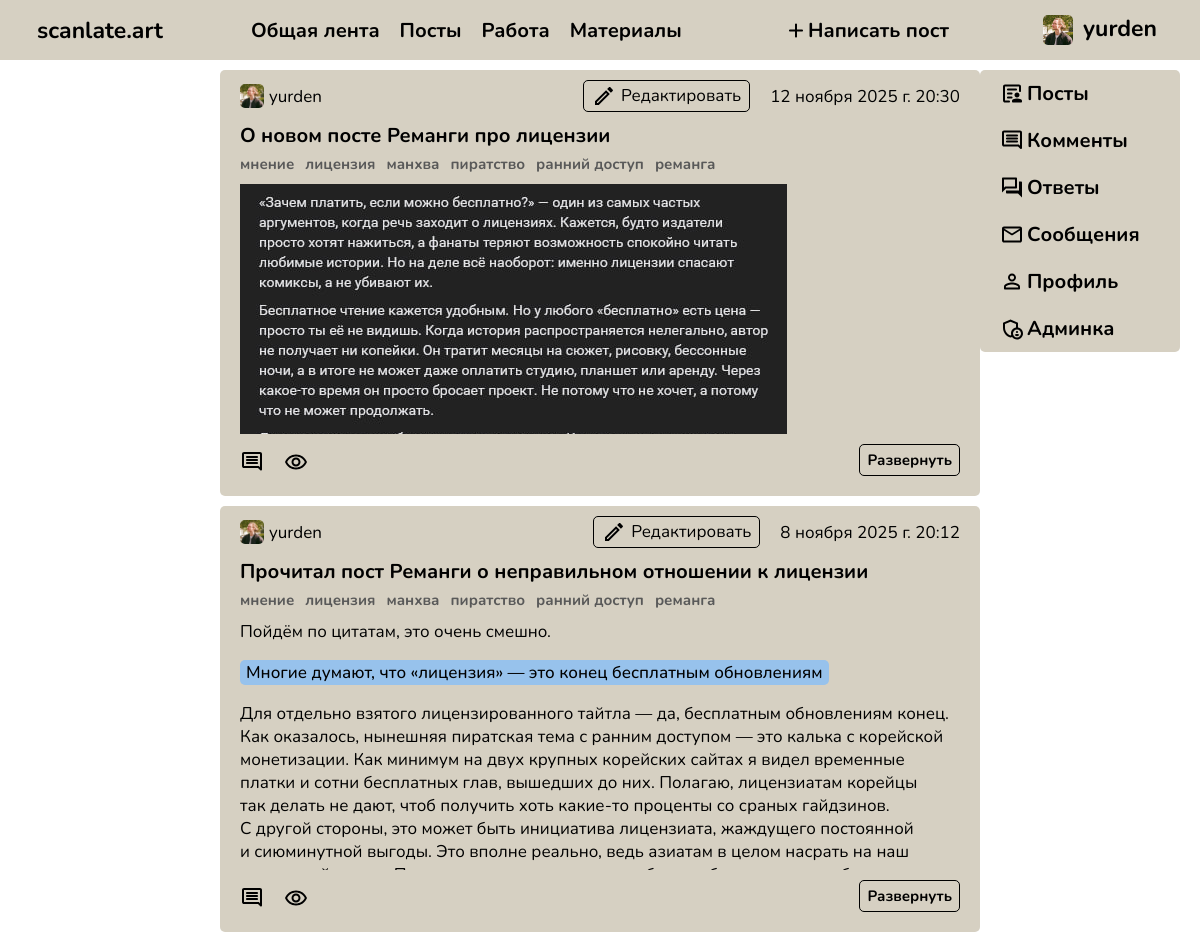
The page /posts/ (signed in) on the database its author committed.
### main_section/models.py (models this page shows)
class Profile(models.Model):
    user = models.OneToOneField(User, on_delete=models.CASCADE, related_name='profile')
    user_picture = models.ImageField(upload_to='profile_pictures', null=True, blank=True)
    bio = models.TextField(blank=True)
    class Meta:
        verbose_name = 'Профили'
        verbose_name_plural = 'Профили'

### post_section/models.py (models this page shows, shortened)
class Post(models.Model):
    author = models.ForeignKey(User, on_delete=models.DO_NOTHING)
    title = models.CharField(max_length=250)
    category = models.ForeignKey(Category, on_delete=models.CASCADE)
    tags = models.ManyToManyField(Tag)
    post_content = RichTextUploadingField()
    created_at = models.DateTimeField(auto_now_add=True)
    view_count = models.IntegerField(default=0)
    like_count = models.IntegerField(default=0)
    dislike_count = models.IntegerField(default=0)
    class Meta:
        verbose_name = 'Посты'
        verbose_name_plural = 'Посты'

class Category(models.Model):
    category_name = models.CharField(max_length=50)
    class Meta:
        verbose_name = 'Категории'
        verbose_name_plural = 'Категории'
    def __str__(self):
        return self.category_name

class Tag(models.Model):
    tag_name = models.CharField(max_length=50)
    class Meta:
        verbose_name = 'Тэги'
        verbose_name_plural = 'Тэги'
        ordering = ['tag_name']
    def __str__(self):
        return self.tag_name

### post_section/views.py (the view)
# urls.py: path('', post_section_views.only_posts, name='post_section'),
def only_posts(request):
    posts = Post.objects.select_related('author__profile', 'category').prefetch_related('tags').all(
    ).order_by(
        '-created_at')
    context = {'posts': posts}
    return render(request, 'only_post_catalog.html', context)

### templates/only_post_catalog.html (shortened to what this page needs)
{% extends "top_panel.html" %}
{% load static %}
{% load text_processing %}
{% block site_content %}
    <link rel="stylesheet" href="{% static 'post_section/css/post_catalog.css' %}">
<div class="page_container">
    {% for post in posts %}
    <div class="one_post_block">
        <div class="author_and_date">
            <img src="{{ post.author.profile.user_picture.url }}" alt="{% static 'main_section/icons/profile_icon.svg' %}">
            <p class="nickname">{{ post.author }}</p>
            {% if user.username == post.author.username %}
                <a class="edit_link" href="#">
                    <img src="{% static 'post_section/icons/edit_icon.svg' %}">
                    <p>Редактировать</p>
                </a>
            {% endif %}
            <p class="date">{{ post.created_at }}</p>
        </div>
        <div class="post_title">{{ post.title }}</div>
        <div class="tags_block">
            <div class="tag_element">{{ post.category }}</div>
            {% for tag in post.tags.all %}
                <div class="tag_element">{{ tag }}</div>
            {% endfor %}
        </div>
        <div class="content_block">
            {{ post.post_content|add_nbsp|smart_break }}
        </div>
        <div class="comments_views_read_more">
            <div class="com_n_view">
                <div class="comment_count">
                    <img src="{% static 'post_section/icons/comment_icon.svg' %}">
                </div>
                <div class="view_count">
                    <img src="{% static 'post_section/icons/view_eye.svg' %}">
                </div>
            </div>
            <div class="read_more_block">
                <button class="read_more" id="read-more">Развернуть</button>
            </div>
        </div>
    </div>
    {% endfor %}
</div>
{% endblock %}

### templates/top_panel.html (shortened to what this page needs)
{% load static %}
<!DOCTYPE html>
<html lang="en">
<head>
</head>
<body>
    <link rel="stylesheet" href="{% static 'main_section/css/top_panel.css' %}">
    <div class="top_panel_container">
        <div class="site_name"><h1>scanlate.art</h1></div>
        <div class="links">
            <a href="#"><h2>Общая лента</h2></a>
            <a href="{% url 'post_section' %}"><h2>Посты</h2></a>
            <a href="#"><h2>Работа</h2></a>
            <a href="#"><h2>Материалы</h2></a>
        </div>
        <div class="add_block">
            <a href="#"><img src="{% static 'main_section/icons/add_icon.svg' %}"><h2>Написать пост</h2></a>
        </div>
        <div class="profile">
            <img src="{{ user.profile.user_picture.url }}" alt="{% static 'main_section/icons/profile_icon.svg' %}">
            <h1>{{ user.username }}</h1>
        </div>
    </div>
    <div class="buffer"></div>
    <div class="main_container">
        <div class="content-area">
            {% block site_content %}
            {% endblock %}
        </div>
        <div class="right_panel side_panel">
            <div class="my_posts right_panel_content"><a href="#"><img src="
{% static 'main_section/icons/post_icon.svg' %}"><h2>Посты</h2></a></div>
            <div class="my_comments right_panel_content"><a href="#"><img src="
{% static 'main_section/icons/comment_icon.svg' %}"><h2>Комменты</h2></a></div>
            <div class="answers_to_me right_panel_content"><a href="#"><img src="
{% static 'main_section/icons/answer_icon.svg' %}"><h2>Ответы</h2></a></div>
            <div class="my_messages right_panel_content"><a href="#"><img src="
{% static 'main_section/icons/message_icon.svg' %}"><h2>Сообщения</h2></a></div>
            <div class="my_profile right_panel_content"><a href="#"><img src="
{% static 'main_section/icons/profile_icon.svg' %}"><h2>Профиль</h2></a></div>
            {% if user.username == 'yurden' %}
                <div class="my_profile right_panel_content"><a href="../admin/"><img src="
                    {% static 'main_section/icons/admin_icon.svg' %}"><h2>Админка</h2></a></div>
            {% endif %}
        </div>
    </div>
</body>
</html>

### main_section/static/main_section/css/top_panel.css (style rules this page uses)
html, body { height: 100%; width: 100%; margin: 0; padding: 0; font-family: 'Nunito', sans-serif; background: var(--background-color); }
.top_panel_container { display: flex; flex-direction: row; width: 100%; height: 60px; background: var(--block-color); margin: 0; padding: 0; position: fixed; top: 0; z-index: 10; }
.site_name { margin: auto 0; width: 200px; text-align: center; }
.links { display: flex; flex-direction: row; gap: 20px; margin: auto; }
.add_block { margin: auto; }
.add_block a { display: flex; flex-direction: row; }
.profile { display: flex; flex-direction: row; gap: 10px; margin: auto 0; width: 200px; justify-content: center; }
.profile img { width: 30px; height: 30px; border-radius: var(--border-radius); }
.profile h1 { line-height: 1.2 !important; }
.main_container { display: flex; flex-direction: row; width: 100%; height: 100vh; margin-top: 70px }
.side_panel { display: flex; flex-direction: column; gap: 20px; width: 200px; height: fit-content; background: var(--block-color); z-index: 9; position: fixed; top: 70px; border-radius: var(--border-radius); }
.right_panel { padding: 10px 0; right: 20px; }
.right_panel_content { display: flex; gap: 10px; width: 100%; }
.right_panel_content a { display: flex; flex-direction: row; margin-left: 20px; gap: 3px }
.content-area { display: flex; height: 100%; width: 65%; margin: 0 auto; justify-content: center; }
.buffer { position: fixed; top: 60px; width: 100%; height: 10px; background: var(--background-color); }

### post_section/static/post_section/css/post_catalog.css (style rules this page uses)
.page_container { display: flex; flex-direction: column; flex-grow: 1; height: 100vh; margin: 0 10px; gap: 10px }
.one_post_block { display: flex; flex-direction: column; height: fit-content; background: var(--block-color); border-radius: var(--border-radius); }
.author_and_date { display: flex; flex-direction: row; margin: 10px 20px; align-items: center; }
.author_and_date img { width: 24px; margin-right: 5px; border-radius: var(--border-radius); }
.edit_link { display: flex; flex-direction: row; margin: 0 20px 0 auto; padding: 3px 8px; border-radius: var(--border-radius); border: 1px solid black; }
.post_title { margin: 0 20px 5px 20px; font: bold 20px 'Nunito', sans-serif; }
.content_block { display: block; height: 250px; overflow: hidden; margin: 0 20px; }
.content_block blockquote { background: #97C2EC; width: fit-content; margin-left: 0; font-weight: 500; font-size: 17px; padding: 1px 6px; border-radius: var(--border-radius); }
.tags_block { display: flex; flex-direction: row; gap: 11px; margin: 0 20px 10px 20px; }
.tag_element { display: flex; font: bold 15px 'Nunito', sans-serif; color: #595959 !important; }
.comments_views_read_more { display: flex; align-items: center; }
.com_n_view { display: flex; flex-direction: row; margin: 0 20px; gap: 20px; }
.com_n_view img { width: 24px; height: 24px; }
.read_more_block { display: flex; margin: 10px 20px 20px auto; text-align: center; border-radius: var(--border-radius); border: 1.5px solid black; }
.read_more_block button { background: none; border: none; font: bold 15px 'Nunito', sans-serif; padding: 5px 7px; cursor: pointer; }
.read_more { display: block; }

### static/css/themes.css (style rules this page uses)
body { --background-color: #FFFFFF; --text-color: #000000; --top-panel-color: #D9D9D9; --block-color: #D6D0C2; --tag_background: #8A9A5B; --tag-text: #97C2EC; --hover-color: #585858; --hover-text-color: #FFFFFF; --element-color: #BFBFBF; --icon-color: invert(0%) sepia(96%) saturate(15%) hue-rotate(246deg) brightness(105%) contrast(105%); --icon-hover-color: invert(100%) sepia(2%) saturate(9%) hue-rotate(16deg) brightness(103%) contrast(100%); --tran-back: background 0.5s ease; --tran-icon: filter 0.5s ease; --tran-font: color 0.5s ease; --border-radius: 5px; }

### static/css/text.css (style rules this page uses)
a, p, h1, h2, h3 { margin: 0; padding: 0; color: var(--text-color); }
a { text-decoration: none; color: var(--text-color); }
h1 { font-size: 23px; font-weight: bold; margin: 0; padding: 0; line-height: 1; }
h2 { font-size: 20px; font-weight: bold; margin: 0; padding: 0; }
p { font-size: 17px; margin: 0; padding: 0; }

### rows shown on the page
Post: author.profile.user_picture (picture), author "yurden", created_at "12 ноября 2025 г. 20:30", title "О новом посте Реманги про лицензии", category "мнение", post_content|add_nbsp (picture)
Tag: tag_name "лицензия"
Tag: tag_name "манхва"
Tag: tag_name "пиратство"
Tag: tag_name "ранний доступ"
Tag: tag_name "реманга"
Post: author.profile.user_picture (picture), author "yurden", created_at "8 ноября 2025 г. 20:12", title "Прочитал пост Реманги о неправильном отношении к лицензии", category "мнение", post_content|add_nbsp "Пойдём по цитатам, это очень смешно. Многие думают, что «лицензия» — это конец бесплатным обновлениям Для отдельно взятого лицензированного тайтла — да, бесплатным обновлениям конец. Как оказалось, нынешняя пиратская тема с ранним доступом — это калька с корейской монетизации. Как минимум на двух крупных корейских сайтах я видел временные платки и сотни бесплатных глав, вышедших до них. Полагаю, лицензиатам корейцы так делать не дают, чтоб получить хоть какие-то проценты со сраных гайдзинов. С другой стороны, это может быть инициатива лицензиата, жаждущего постоянной и сиюминутной выгоды. Это вполне реально, ведь азиатам в целом насрать на наш…"

### other values the page prints
{{ user.username }} "yurden"
